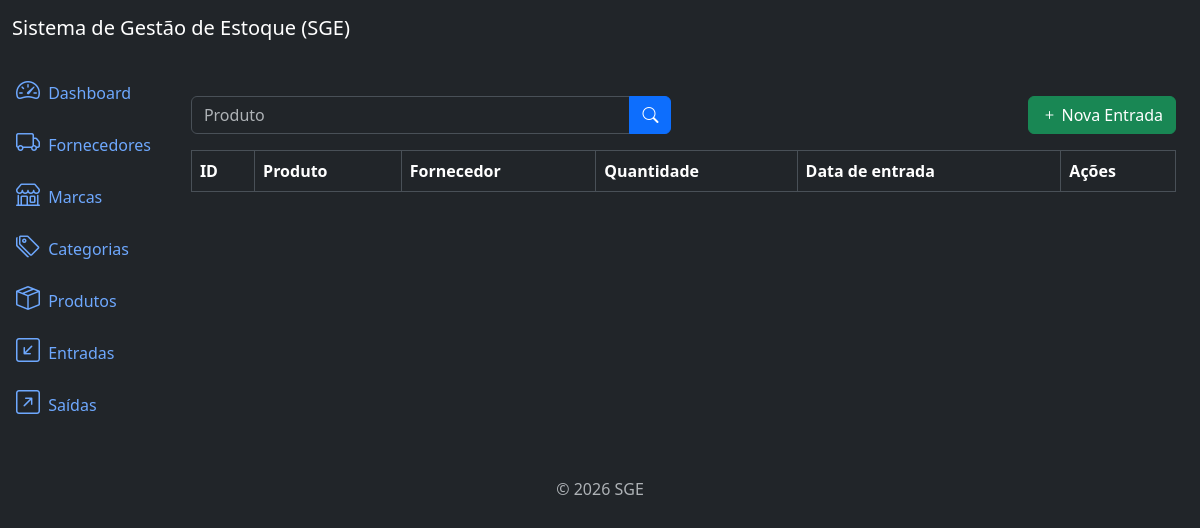
The page /inflows/list/ on the database as committed earlier.
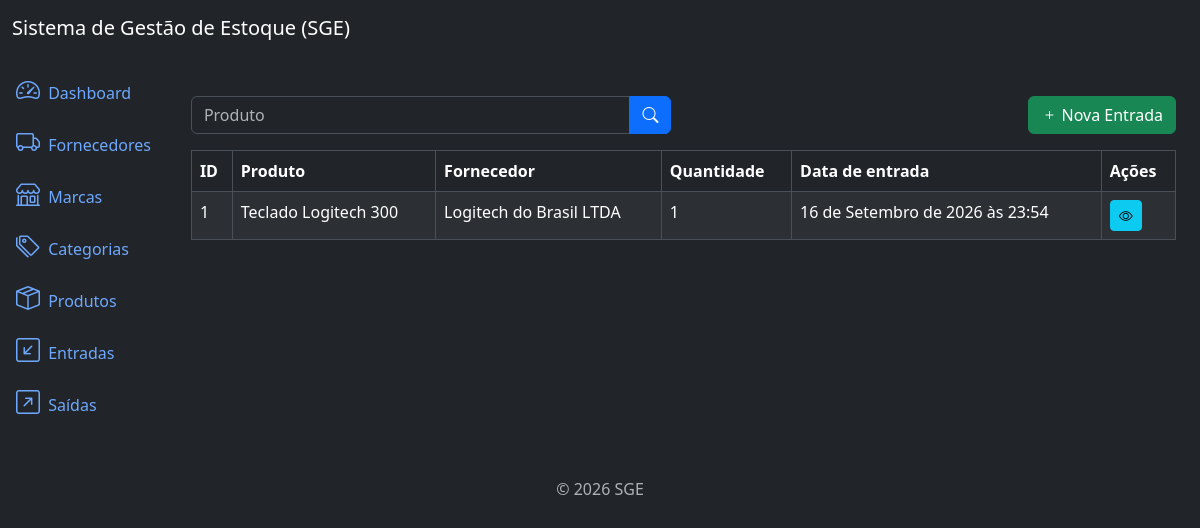
The same page on the database as committed later.
### inflows/models.py (models this page shows, shortened)
class Inflow(models.Model):
    supplier = models.ForeignKey(Supplier, on_delete= models.PROTECT, related_name= "inflows")
    product = models.ForeignKey(Product, on_delete= models.PROTECT, related_name= "inflows")
    quantity = models.IntegerField()
    description = models.TextField(null= True, blank= True)
    created_at = models.DateTimeField(auto_now_add= True)
    updated_at =models.DateTimeField(auto_now= True)
    class Meta:
        ordering = ["-created_at"]

### products/models.py (models this page shows)
class Product(models.Model):
    title = models.CharField(max_length= 500)
    category = models.ForeignKey(Category, on_delete= models.PROTECT, related_name= "products")
    brand = models.ForeignKey(Brand, on_delete= models.PROTECT, related_name= "products")
    description = models.TextField(null= True, blank= True)
    serie_number = models.CharField(max_length= 200, null= True, blank= True)
    cost_price = models.DecimalField(max_digits= 20, decimal_places= 2)
    selling_price = models.DecimalField(max_digits= 20, decimal_places= 2)
    quantity = models.IntegerField(default= 0)
    created_at = models.DateTimeField(auto_now_add= True)
    updated_at = models.DateTimeField(auto_now= True)
    class Meta:
        ordering = ["title"]
    def __str__(self):
        return self.title

### suppliers/models.py (models this page shows)
class Supplier(models.Model):
    name = models.CharField(max_length= 500)
    description = models.TextField(null= True, blank= True)
    created_at = models.DateTimeField(auto_now_add= True)
    updated_at = models.DateTimeField(auto_now= True)
    class Meta:
        ordering = ["name"]
    def __str__(self):
        return self.name

### inflows/views.py (the view)
# urls.py: path('inflows/list/', views.InflowListView.as_view(), name='inflow_list'),
class InflowListView(ListView):
    model = models.Inflow
    template_name = "inflow_list.html"
    context_object_name = "inflows"
    paginate_by = 10
    def get_queryset(self):
        queryset =  super().get_queryset()
        product = self.request.GET.get("product")
        if product:
            queryset = queryset.filter(product__icontains= product)
        return queryset

### inflows/templates/inflow_list.html (shortened to what this page needs)
{% extends 'base.html' %}
{% block content %}
<div class="row mb-3">
    <div class="col-md-6">
        <form method="get" action="{% url 'inflow_list' %}">
            <div class="input-group">
                <input type="text" class="form-control" name="product" placeholder="Produto" value="{{ request.GET.name }}">
                <button type="submit" class="btn btn-primary">
                    <i class="bi bi-search"></i>
                </button>
            </div>
        </form>
    </div>
    <div class="col-md-6">
        <a href="{% url 'inflow_create' %}" class="btn btn-success float-end">
            <i class="bi bi-plus"></i> Nova Entrada
        </a>
    </div>
</div>
<div class="table-responsive">
    <table class="table table-striped table-bordered">
        <thead class="thead-dark">
            <tr>
                <th>ID</th>
                <th>Produto</th>
                <th>Fornecedor</th>
                <th>Quantidade</th>
                <th>Data de entrada</th>
                <th>Ações</th>
            </tr>
        </thead>
        <tbody>
            {% for inflow in inflows %}
            <tr>
                <td>{{ inflow.id }}</td>
                <td>{{ inflow.product }}</td>
                <td>{{ inflow.supplier }}</td>
                <td>{{ inflow.quantity }}</td>
                <td>{{ inflow.created_at }}</td>
                <td>
                    <a href="{% url 'inflow_detail' inflow.id %}" class="btn btn-info btn-sm">
                        <i class="bi bi-eye"></i>
                    </a>
                </td>
            </tr>
            {% endfor %}
        </tbody>
    </table>
</div>
{% endblock %}

Rows that differ between the two databases and show on the page:
added Inflow: id "1", product "Teclado Logitech 300", supplier "Logitech do Brasil LTDA", quantity "1", created_at "16 de Setembro de 2026 às 23:54"
